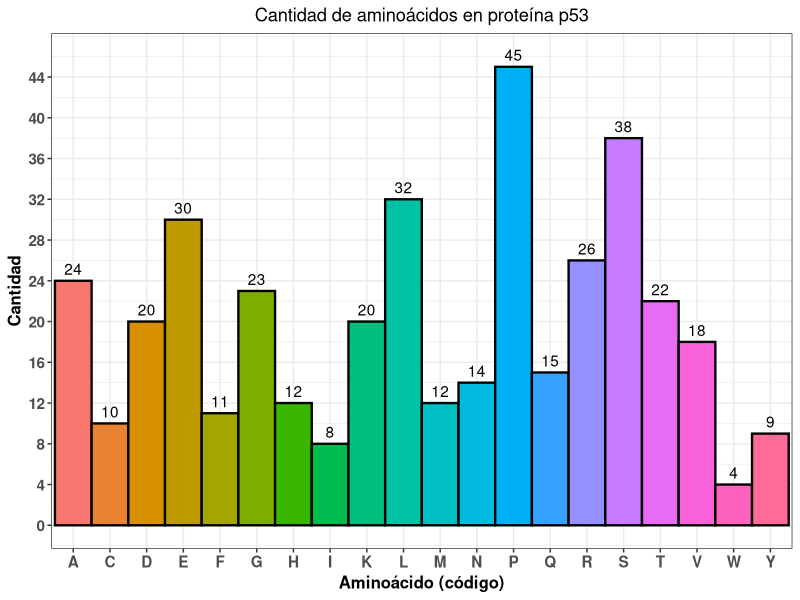

Write R code to recreate this figure.

#--------Operaciones basicas------

#Con R podemos realizar algunas operaciones basicas, tales como sumas, restas, divisiones, etc

1 + 6 + 9
(1 + 6) * 9
 
#Los valores de salida se verán la consola. Observa que siempre aparece un [1], esto indica 
#el primer elemento de un output específico. Algo que hay que saber, es que, todo numero que se
#imprima en la consola, será interpretado como un vector. Un vector luce así:

vector_1 <- c(1, 2, 5, 7, 10, 11, 12, 100)

#Te describo lo anterior. La parte "vector_1" es el nombre una variable aleatoria que yo nombré, 
#el simbolo "<-" se usa para nombrar variables, automaticamente R con dicho simbolo sabe que lo que
#vas a escribir después, estará contenido en la varable que nombraste. La función "c()" permite crear
#vectores, y es una alusión a la palabra "combinar" o "concatenar". 

vector_2 <- c(1:100)
vector_2

#Lo anterior crea un vector con los primero 100 elementos. Si mandas a llamar a las varaibles 
#vector_1 y vector_2, verás ahora varios numeros entre corchetes, esto te está indicando la 
#posición del primer elemento que aparece en el vector. 

#Un vector puede contener diferentes clases de objetos, por ejemplo, objetos numericos, caracteres,
#valores lógicos, etc. 

vector_3 <- c("Hola Mundo")
vector_3

#Observa que para poder crear este vector, tuve que escribir entre comillas, SIEMPRE RECUERDA USAR
#COMILLAS CUANDO MANIPULES VALORES DEL TIPO "character"

vector_3 <- c("Hello World", "Hello R interpreter", "Hello everyone")
vector_3

#Acabo de crear un vector de longitud 3. Lo que hice es válido, Sobreescribí el vector anterior
#con otros valores. Esto no será de mucha ayuda más adelante. Si no quisieras borrar lo que
#tenías escrito o guardado en el vector, puedes "apendar" los nuevos valores así:

vector_3 <- append(vector_3, "This is a new string")
vector_3

#Otro tipo de clase de objetos que manejan los vectores son los valores boleanos o lógicos, es decir,
#verdadero o falso

vector_4 <- c(TRUE, FALSE, F, T)
vector_4

#Observa que no es necesario escribir entre comillas, porque el interprete de R sabe que se trata
#de valores logicos.


#---------Subsetting--------

#Aqui te voy a mostrar como obtener valores especificios o posiciones dentro de un vector. Imagina
#que tienes el vector "vec" con los primeros 1000 numeros, y quieres obtener el numero 543 solamente
#bueno, para hacerlo, se hace lo siguiente: 

vec <- c(1:1000)
vec[543]

#Se deben usar corchetes para que el interprete sepa que a la variable "vec" se le debe extraer
#el valor en la posicion 543. Ahora supongamos quieren los valores 4, 567, 83, 12 y 10

vec[c(4, 567, 83, 12, 10)]

#Lo que hice fue extraer esos cinco numeros pero para ello tengo que hacerlo en forma de un vector.
#Igual puedes extraer secuencias

vec[4:60]

#Lo anterior te proporciona los valores del 4 al 60. Supongamos ahora que NO quieres los valores 
#80, 90, 95, 100, 120, 147 y del 900 al 999

vec[-c(80, 90, 95, 100, 120, 147, 900:999)]

#Lo anterior, al colocar el signo "menos" antes del vector, indica que deseas extraer todo lo del
#vector excepto lo escrito en los corchetes.

#Hagamos esto más divertido, y usemos una secuencia de aminoacidos de la proteina p53, el guardian
#del gneoma. Como tiene una longitud de 393 aminoaciods (R los interpreta como caracteres), 
#la voy a guardar en una estructura diferente, algo llamado "dataframe"

#Primero, quiero que note, que, si quiero trabajar con secuencias, no es muy eficiente hacerlo de
#esta forma, guardandola en vectores, es mejor usar el formato "fasta", pero para este caso
#será la excepción


p53 <- "MEEPQSDPSVEPPLSQETFSDLWKLLPENNVLSPLPSQAMDDLMLSPDDIEQWFTEDPGPDEAPRMPEAAPPVAPAPAAPTPAAPAPAPSWPLSSSVPSQKTYQGSYGFRLGFLHSGTAKSVTCTYSPALNKMFCQLAKTCPVQLWVDSTPPPGTRVRAMAIYKQSQHMTEVVRRCPHHERCSDSDGLAPPQHLIRVEGNLRVEYLDDRNTFRHSVVVPYEPPEVGSDCTTIHYNYMCNSSCMGGMNRRPILTIITLEDSSGNLLGRNSFEVRVCACPGRDRRTEEENLRKKGEPHHELPPGSTKRALPNNTSSSPQPKKKPLDGEYFTLQIRGRERFEMFRELNEALELKDAQAGKEPGGSRAHSSHLKSKKGQSTSRHKKLMFKTEGPDSD"

nchar(p53)

#SI yo quisiera extraer algo de este vector, no podría, por ejemplo, si quisiera extraer
#el aminoacido de la posocion 300, me marcaria que no hay registro

p53[300]

#Esto se debe a que, yo guarde toda la secuencia como un caracter único. Si colocas lo siguiente

p53[1]

#El resultado es toda la secuencia. Para arreglar eso, emplearemos una función que permite
#dividir esta gran cadena en elementos individuales, llamada strsplit():

p53_1 <- strsplit(p53, "")

#Si ejecutas lo anterior, ahora vas a obtener una estructura llamada "lista" que se iré explicando
#mas adelante, sin embargo, debo decirte que cada estructura emplea formas de extraer elementos
#de forma distinta, para nuestro caso, observa lo siguiente: 

p53_1[1]  #Esto me sigue extrayendo toda la secuencia con un titulo de la lista
p53_1[[1]] #Esto me extrae solo la secuencia sin el titulo de la lista
p53_1[[1]][300]

#Con el último comando, ¡logramos extraer el aminoácido de la posición 300! Se trata de una Prolina (P)
#Esto es una herramienta muy poderosa, porque estamos aprovechanod el lenguaje informático para 
#realizar análisis biológicos. 

#Por si aún no ves más o menos la idea del curso, mira lo siguiente. Imagina ahora, que queremos saber
#la cantidad de aminoacidos con carga negativa. Por conocimiento, hay dos, "Aspartato (D)" 
#y "Glutamato (E)". Usanod diferentes funciones de R, podemos saberlo: 

library(tidyverse)
table(p53_1)

#Con table() podemos saber cuántos aminoacidos (o letras) hay de cada uno de los 20 aminoacidos. Pero 
#queremos D y E


table(p53_1[[1]] == "E") #Hay 30
table(p53_1[[1]] == "D") #Hay 20

#Aqui es donde los valores logicos toman importancia, porque nos indica que hay 20 coincidencia (TRUE)
#con la letra "D" y 30 con "E". Con estos datos, podemos hacer inclusive graficos como los siguientes: 

library(ggplot2)

df1 <- data.frame(table(p53_1))
names(df1)[1] = "Aminoacido"
names(df1)[2] = "Cantidad"
df1

ggplot(df1, aes(Aminoacido, Cantidad, fill = Aminoacido)) + 
  theme_bw() +
  ggtitle("Cantidad de aminoácidos en proteína p53") +
  labs(x = "Aminoácido (código)",
         y = "Cantidad") + 
  theme(legend.position = "none",
        plot.title = element_text(hjust = 0.5),
        axis.title = element_text(size = 12, face = "bold"),
        axis.text = element_text(size = 11, face = "bold")) +
  scale_y_continuous(limits = c(0, 46), breaks = seq(0, 46, by = 4)) +
  geom_bar(stat = "identity", color ="black", width = 1, size = 0.8) +
  geom_text(aes(label = Cantidad), vjust = -0.5, colour = "black") + 
  scale_x_discrete(limits = df1$Aminoacido)


#La paquería de ggplot2 nos permite crear gráficos de alta calidad, además, podemos modificar
#los atributos del mismo dependiendo de nuestros intereses. 

#Hasta este punto, solamente hemos visto un tour rápido del entorno de Rstudio y del lenguaje R
#además de una idea de cómo podemos utilizarlo. 


